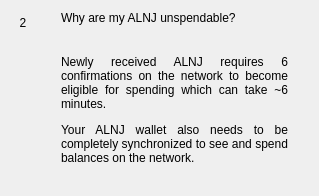
                  <widget class="QWidget" name="widgetFaq2" native="true">
                   <layout class="QHBoxLayout" name="horizontalPage2" stretch="0,1">
                    <item alignment="Qt::AlignTop">
                     <widget class="QLabel" name="labelNumber2">
                      <property name="minimumSize">
                       <size>
                        <width>24</width>
                        <height>24</height>
                       </size>
                      </property>
                      <property name="maximumSize">
                       <size>
                        <width>16777215</width>
                        <height>24</height>
                       </size>
                      </property>
                      <property name="text">
                       <string>2</string>
                      </property>
                      <property name="alignment">
                       <set>Qt::AlignCenter</set>
                      </property>
                     </widget>
                    </item>
                    <item>
                     <layout class="QVBoxLayout" name="verticalLayoutPage2">
                      <property name="spacing">
                       <number>0</number>
                      </property>
                      <property name="leftMargin">
                       <number>20</number>
                      </property>
                      <property name="rightMargin">
                       <number>20</number>
                      </property>
                      <item>
                       <widget class="QLabel" name="labelSubtitle2">
                        <property name="text">
                         <string>Why are my ALNJ unspendable?</string>
                        </property>
                        <property name="wordWrap">
                         <bool>true</bool>
                        </property>
                       </widget>
                      </item>
                      <item>
                       <spacer name="verticalSpacer_20">
                        <property name="orientation">
                         <enum>Qt::Vertical</enum>
                        </property>
                        <property name="sizeType">
                         <enum>QSizePolicy::Fixed</enum>
                        </property>
                        <property name="sizeHint" stdset="0">
                         <size>
                          <width>20</width>
                          <height>30</height>
                         </size>
                        </property>
                       </spacer>
                      </item>
                      <item>
                       <widget class="QLabel" name="labelContent2">
                        <property name="text">
                         <string>
                           &lt;html&gt;&lt;head/&gt;&lt;body&gt;&lt;p align=&quot;justify&quot;&gt;
                           Newly received ALNJ requires 6 confirmations on the network
                           to become eligible for spending which can take ~6 minutes.
                           &lt;/p&gt;&lt;p align=&quot;justify&quot;&gt;
                           Your ALNJ wallet also needs to be completely synchronized
                           to see and spend balances on the network.
                           &lt;/p&gt;&lt;/body&gt;&lt;/html&gt;
                         </string>
                        </property>
                        <property name="alignment">
                         <set>Qt::AlignLeading|Qt::AlignLeft|Qt::AlignTop</set>
                        </property>
                        <property name="wordWrap">
                         <bool>true</bool>
                        </property>
                       </widget>
                      </item>
                      <item>
                       <spacer name="verticalSpacer_21">
                        <property name="orientation">
                         <enum>Qt::Vertical</enum>
                        </property>
                        <property name="sizeHint" stdset="0">
                         <size>
                          <width>20</width>
                          <height>20</height>
                         </size>
                        </property>
                       </spacer>
                      </item>
                     </layout>
                    </item>
                   </layout>
                  </widget>
